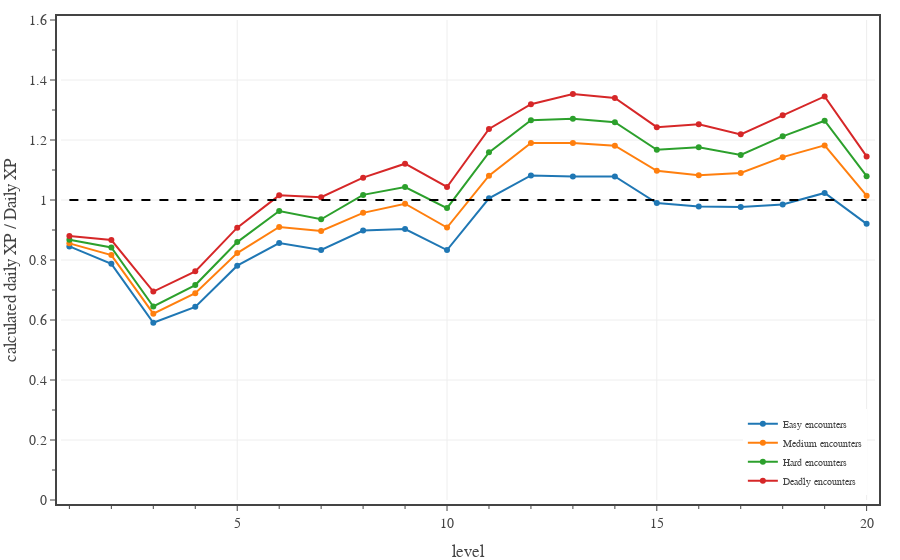

Source (notebook cell):
### Code cell
# Plots average daily XP for PCs, calculated for a full adventuring day with two short rests.
levels = np.array(range(1,21,1))

fig = go.Figure(
    layout=go.Layout(
        template=TFB_TEMPLATE,
        xaxis=dict(
            title_text='level',
            range=[0.8, 20.2],
            tick0=0, dtick=5,
            minor=dict(tick0=0, dtick=1),
        ),
        yaxis=dict(
            title_text='calculated daily XP / Daily XP',
            range=[0, 1.6],
            tick0=0, dtick=0.2,
            minor=dict(tick0=0, dtick=0.1),
        ),
        legend=dict(
            yanchor='bottom',  y=0.01,
            xanchor='right', x=0.99,
            orientation='v',
        )
    )
)

enc_XP_budget = np.array(ENCOUNTER_DIFFICULTIES['Daily']['XP'])
for diff in ['Easy','Medium','Hard','Deadly']:
    d = ENCOUNTER_DIFFICULTIES[diff]
    pc_data_file = f'../xp-and-player-characters/pc data - {diff} 2 short rests.json'

    with open(pc_data_file, 'r') as fin:
        pc_data = json.load(fin)

    eXP = np.zeros(20)
    for pc_class in PC_CLASSES:
        eXP += np.array([x['XP mean'] for x in pc_data[pc_class]])
    eXP /= len(PC_CLASSES)

    fig.add_trace(go.Scatter(
        x=levels, 
        y=eXP/enc_XP_budget,
        mode='lines+markers', 
        line=dict(color=d['color'], dash='solid'),
        unselected=dict(marker=dict(opacity=0.0)),
        name=diff + ' encounters',
        hovertemplate=
            '<b>' + diff + ' encounters</b><br>'+
            'lvl %{x}<br>'+
            'XP ratio %{y:.2f}'+
            '<extra></extra>'
    ))

ref_XP = np.array(ENCOUNTER_DIFFICULTIES['Daily']['XP'])
fig.add_trace(go.Scatter(
    x=levels, 
    y=ref_XP/enc_XP_budget,
    mode='lines', 
    line=dict(color='black', dash='dash'),
    name='Daily XP budget',
    showlegend=False,
    hoverinfo='skip'
))

# show figure
fig.show(config=TFB_CONFIG)

# save large format figure
if SAVEFIGS:
    file_name = f'./fig-full-daily-xp-vs-level-adventuring-days-large.html'
    fig_html = fig.to_html(
        include_plotlyjs=False, 
        full_html=False, 
        config=TFB_CONFIG
    )
    fig_soup = BeautifulSoup(fig_html, 'html.parser')
    fig_soup.div['class'] = 'plotly-div-large'
    with open(file_name, 'wb') as fout:
        fout.write(fig_soup.prettify('utf-8'))

# save small format figure
if SAVEFIGS:
    fig.update_traces(marker=dict(size=4))
    fig.update_layout(font=dict(size=10))
    file_name = f'./fig-full-daily-xp-vs-level-adventuring-days-small.html'
    fig_html = fig.to_html(
        include_plotlyjs=False, 
        full_html=False, 
        config=TFB_CONFIG
    )
    fig_soup = BeautifulSoup(fig_html, 'html.parser')
    fig_soup.div['class'] = 'plotly-div-small'
    with open(file_name, 'wb') as fout:
        fout.write(fig_soup.prettify('utf-8'))

### Figure 1 — Plotly figure (JSON) as saved in the notebook; plotly's stock layout.template omitted (floating-point values rounded to 4 significant figures)
{"data": [{"hovertemplate": "<b>Easy encounters</b><br>lvl %{x}<br>XP ratio %{y:.2f}<extra></extra>", "line": {"color": "#1F77B4", "dash": "solid"}, "mode": "lines+markers", "name": "Easy encounters", "type": "scatter", "unselected": {"marker": {"opacity": 0}}, "x": [1, 2, 3, 4, 5, 6, 7, 8, 9, 10, 11, 12, 13, 14, 15, 16, 17, 18, 19, 20], "y": [0.8453, 0.7873, 0.5907, 0.6438, 0.7811, 0.8565, 0.8335, 0.8982, 0.9033, 0.8333, 1.006, 1.082, 1.079, 1.078, 0.9899, 0.9784, 0.9767, 0.9854, 1.023, 0.9206]}, {"hovertemplate": "<b>Medium encounters</b><br>lvl %{x}<br>XP ratio %{y:.2f}<extra></extra>", "line": {"color": "#FF7F0E", "dash": "solid"}, "mode": "lines+markers", "name": "Medium encounters", "type": "scatter", "unselected": {"marker": {"opacity": 0}}, "x": [1, 2, 3, 4, 5, 6, 7, 8, 9, 10, 11, 12, 13, 14, 15, 16, 17, 18, 19, 20], "y": [0.8554, 0.8165, 0.6212, 0.6891, 0.8231, 0.9099, 0.897, 0.9571, 0.9877, 0.9081, 1.081, 1.19, 1.19, 1.181, 1.097, 1.082, 1.09, 1.143, 1.182, 1.014]}, {"hovertemplate": "<b>Hard encounters</b><br>lvl %{x}<br>XP ratio %{y:.2f}<extra></extra>", "line": {"color": "#2CA02C", "dash": "solid"}, "mode": "lines+markers", "name": "Hard encounters", "type": "scatter", "unselected": {"marker": {"opacity": 0}}, "x": [1, 2, 3, 4, 5, 6, 7, 8, 9, 10, 11, 12, 13, 14, 15, 16, 17, 18, 19, 20], "y": [0.8672, 0.8416, 0.6451, 0.7164, 0.8597, 0.9632, 0.9357, 1.017, 1.043, 0.973, 1.159, 1.266, 1.271, 1.259, 1.167, 1.176, 1.15, 1.212, 1.264, 1.079]}, {"hovertemplate": "<b>Deadly encounters</b><br>lvl %{x}<br>XP ratio %{y:.2f}<extra></extra>", "line": {"color": "#D62728", "dash": "solid"}, "mode": "lines+markers", "name": "Deadly encounters", "type": "scatter", "unselected": {"marker": {"opacity": 0}}, "x": [1, 2, 3, 4, 5, 6, 7, 8, 9, 10, 11, 12, 13, 14, 15, 16, 17, 18, 19, 20], "y": [0.88, 0.8666, 0.6946, 0.7623, 0.9078, 1.015, 1.009, 1.074, 1.121, 1.043, 1.237, 1.319, 1.353, 1.34, 1.243, 1.253, 1.219, 1.283, 1.345, 1.145]}, {"hoverinfo": "skip", "line": {"color": "black", "dash": "dash"}, "mode": "lines", "name": "Daily XP budget", "showlegend": false, "type": "scatter", "x": [1, 2, 3, 4, 5, 6, 7, 8, 9, 10, 11, 12, 13, 14, 15, 16, 17, 18, 19, 20], "y": [1, 1, 1, 1, 1, 1, 1, 1, 1, 1, 1, 1, 1, 1, 1, 1, 1, 1, 1, 1]}], "layout": {"legend": {"orientation": "v", "x": 0.99, "xanchor": "right", "y": 0.01, "yanchor": "bottom"}, "xaxis": {"dtick": 5, "minor": {"dtick": 1, "tick0": 0}, "range": [0.8, 20.2], "tick0": 0, "title": {"text": "level"}}, "yaxis": {"dtick": 0.2, "minor": {"dtick": 0.1, "tick0": 0}, "range": [0, 1.6], "tick0": 0, "title": {"text": "calculated daily XP / Daily XP"}}}}
